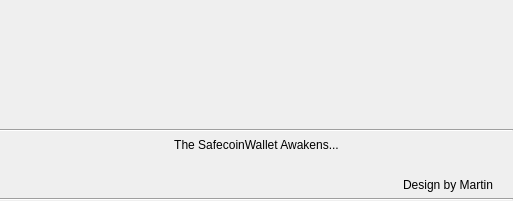
<?xml version="1.0" encoding="UTF-8"?>
<ui version="4.0">
 <class>ConnectionDialog</class>
 <widget class="QDialog" name="ConnectionDialog">
  <property name="windowModality">
   <enum>Qt::ApplicationModal</enum>
  </property>
  <property name="geometry">
   <rect>
    <x>0</x>
    <y>0</y>
    <width>513</width>
    <height>201</height>
   </rect>
  </property>
  <property name="windowTitle">
   <string>SafecoinWallet</string>
  </property>
  <property name="modal">
   <bool>true</bool>
  </property>
  <layout class="QVBoxLayout" name="verticalLayout">
   <property name="leftMargin">
    <number>0</number>
   </property>
   <property name="topMargin">
    <number>0</number>
   </property>
   <property name="rightMargin">
    <number>0</number>
   </property>
   <property name="bottomMargin">
    <number>0</number>
   </property>
   <item>
    <widget class="FilledIconLabel" name="topIcon">
     <property name="sizePolicy">
      <sizepolicy hsizetype="Expanding" vsizetype="Expanding">
       <horstretch>0</horstretch>
       <verstretch>0</verstretch>
      </sizepolicy>
     </property>
     <property name="text">
      <string notr="true"/>
     </property>
    </widget>
   </item>
   <item>
    <widget class="Line" name="line_2">
     <property name="orientation">
      <enum>Qt::Horizontal</enum>
     </property>
    </widget>
   </item>
   <item>
    <widget class="QLabel" name="status">
     <property name="text">
      <string>The SafecoinWallet Awakens...</string>
     </property>
     <property name="alignment">
      <set>Qt::AlignCenter</set>
     </property>
     <property name="wordWrap">
      <bool>true</bool>
     </property>
    </widget>
   </item>
   <item>
    <widget class="QLabel" name="statusDetail">
     <property name="text">
      <string/>
     </property>
     <property name="alignment">
      <set>Qt::AlignCenter</set>
     </property>
    </widget>
   </item>
   <item>
    <widget class="QLabel" name="label">
     <property name="text">
      <string>Design by Martin      </string>
     </property>
     <property name="alignment">
      <set>Qt::AlignRight|Qt::AlignTrailing|Qt::AlignVCenter</set>
     </property>
    </widget>
   </item>
   <item>
    <widget class="Line" name="line">
     <property name="orientation">
      <enum>Qt::Horizontal</enum>
     </property>
    </widget>
   </item>
  </layout>
 </widget>
 <customwidgets>
  <customwidget>
   <class>FilledIconLabel</class>
   <extends>QLabel</extends>
   <header>fillediconlabel.h</header>
  </customwidget>
 </customwidgets>
 <resources/>
 <connections/>
</ui>
